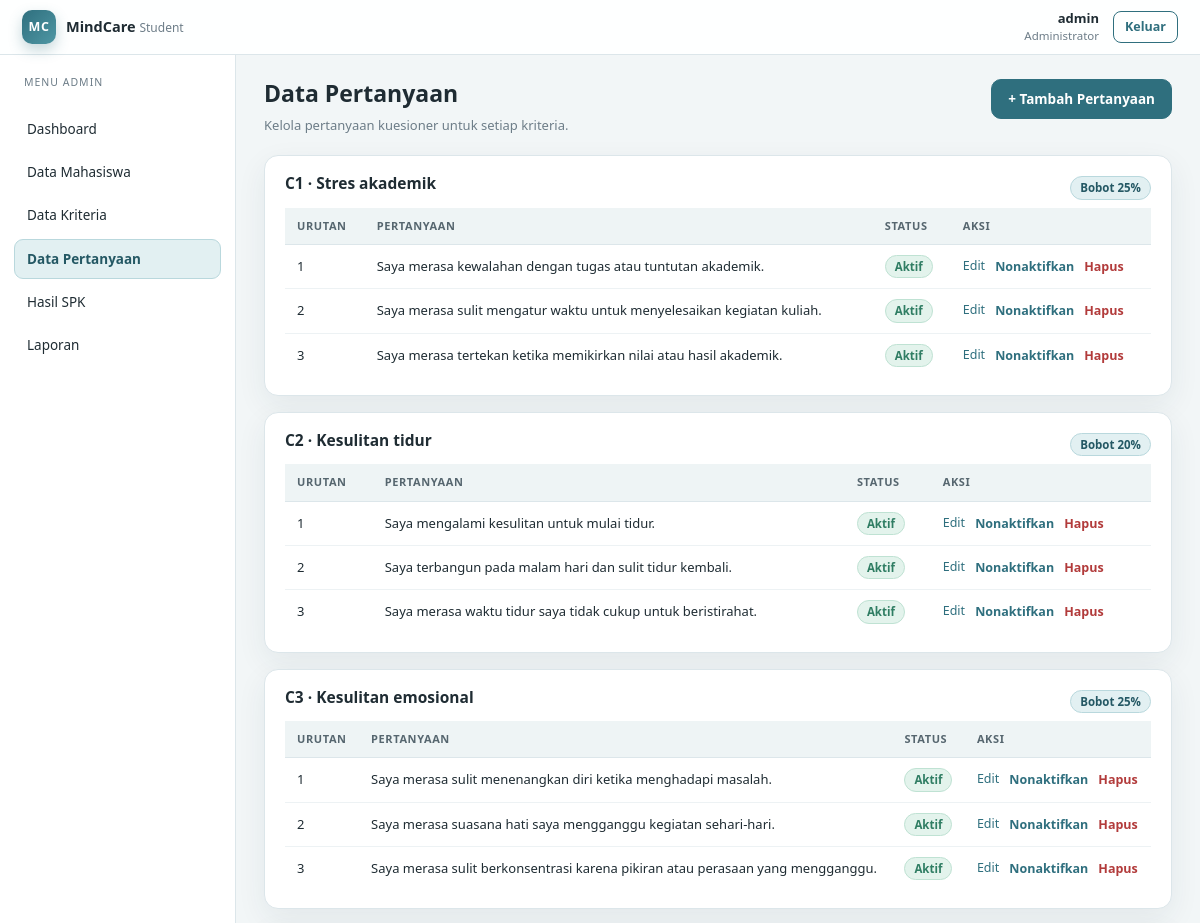
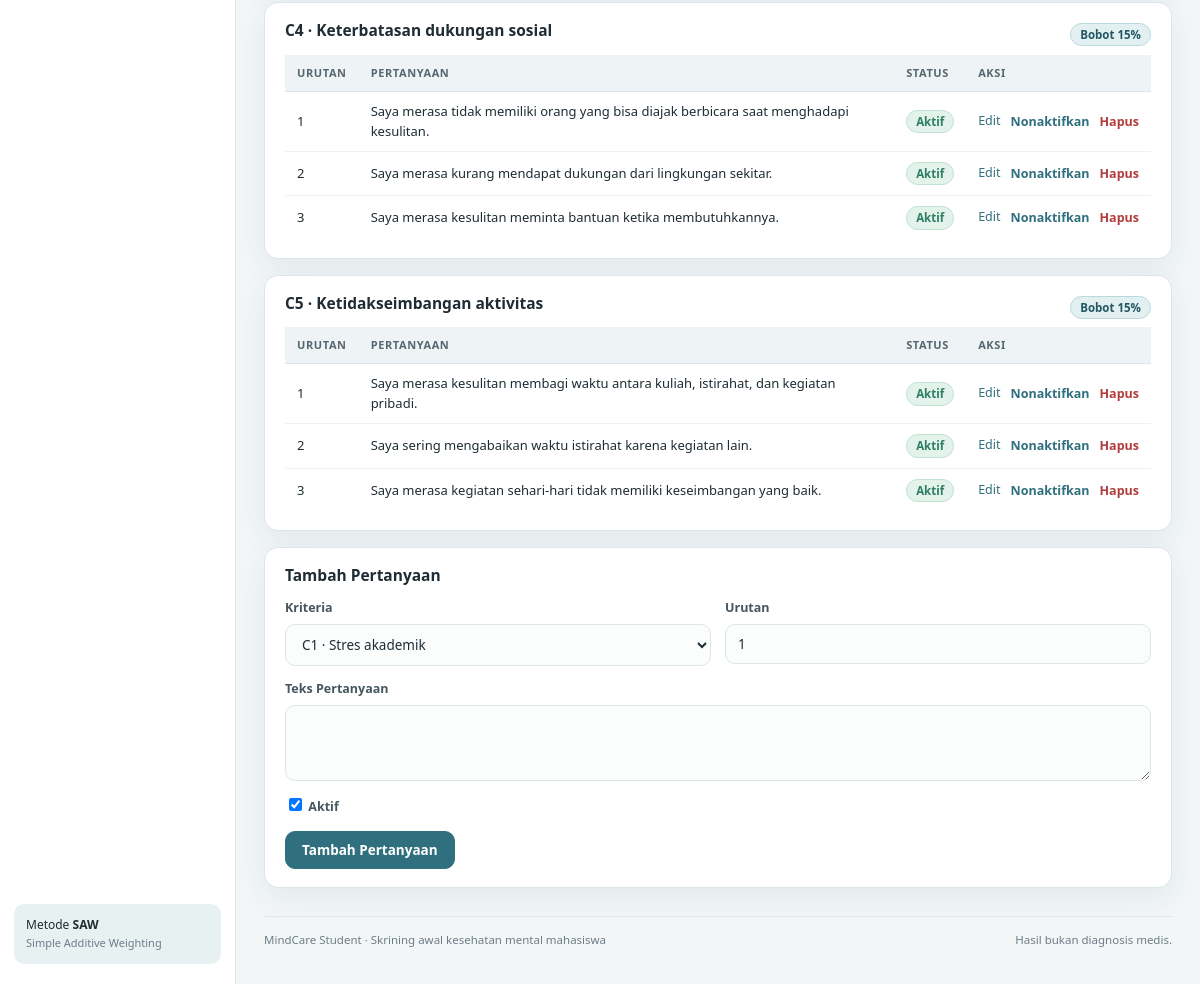
The app's page /admin/pertanyaan.php (signed in) with its own data (2 pictures, top to bottom).
### tables this page shows
CREATE TABLE pertanyaan (
    id INT AUTO_INCREMENT PRIMARY KEY,
    kriteria_id INT NOT NULL,
    pertanyaan TEXT NOT NULL,
    urutan TINYINT NOT NULL,
    aktif TINYINT(1) NOT NULL DEFAULT 1,
    FOREIGN KEY (kriteria_id) REFERENCES kriteria(id)
        ON UPDATE CASCADE ON DELETE RESTRICT,
    UNIQUE KEY uq_pertanyaan_urutan (kriteria_id, urutan)
);

CREATE TABLE kriteria (
    id INT AUTO_INCREMENT PRIMARY KEY,
    kode VARCHAR(5) NOT NULL UNIQUE,
    nama_kriteria VARCHAR(100) NOT NULL,
    bobot DECIMAL(5,4) NOT NULL,
    jenis ENUM('benefit','cost') NOT NULL DEFAULT 'benefit',
    keterangan VARCHAR(255)
);

### includes/functions.php (called while the page is built, shortened)
<?php
function base_url(string $path = ''): string
{
    static $root = null;
    if ($root === null) {
        $script = str_replace('\\', '/', $_SERVER['SCRIPT_NAME'] ?? '/index.php');
        $script = preg_replace('#/(admin|mahasiswa)/[^/]+$#', '', $script) ?? $script;
        $script = preg_replace('#/index\.php$#', '', $script) ?? $script;
        $root = rtrim($script, '/');
    }
    return $root . '/' . ltrim($path, '/');
}
function e($value): string
{
    return htmlspecialchars((string) $value, ENT_QUOTES, 'UTF-8');
}
function pct($value, int $decimals = 2): string
{
    return number_format(((float) $value) * 100, $decimals, ',', '.') . '%';
}

### admin/pertanyaan.php (the view, shortened to what this page needs)
<?php
$pdo = db();
$edit = null;
$kriteriaList = $pdo->query('SELECT * FROM kriteria ORDER BY id')->fetchAll();
$questions = $pdo->query(
    'SELECT q.*, k.kode, k.nama_kriteria, k.bobot
     FROM pertanyaan q
     JOIN kriteria k ON k.id = q.kriteria_id
     ORDER BY k.id, q.urutan'
)->fetchAll();
$groups = [];
foreach ($questions as $question) {
    $groups[$question['kode']][] = $question;
}
require __DIR__ . '/../includes/header.php';
?>
<div class="page-head">
    <div>
        <h1>Data Pertanyaan</h1>
        <p>Kelola pertanyaan kuesioner untuk setiap kriteria.</p>
    </div>
    <a class="btn" href="<?= e(base_url('admin/pertanyaan.php')) ?>">+ Tambah Pertanyaan</a>
</div>
<?php foreach ($groups as $kode => $items): ?>
    <div class="card mb-2">
        <div class="criteria-head">
            <h3><?= e($kode) ?> · <?= e($items[0]['nama_kriteria']) ?></h3>
            <span class="badge brand">Bobot <?= e(pct($items[0]['bobot'], 0)) ?></span>
        </div>
        <div class="table-wrap">
            <table class="table">
                <thead><tr><th>Urutan</th><th>Pertanyaan</th><th>Status</th><th>Aksi</th></tr></thead>
                <tbody>
                    <?php foreach ($items as $row): ?>
                        <tr>
                            <td><?= e((string) $row['urutan']) ?></td>
                            <td><?= e($row['pertanyaan']) ?></td>
                            <td>
                                <span class="badge <?= $row['aktif'] ? 'ok' : '' ?>">
                                    <?= $row['aktif'] ? 'Aktif' : 'Nonaktif' ?>
                                </span>
                            </td>
                            <td>
                                <div class="table-actions">
                                    <a href="<?= e(base_url('admin/pertanyaan.php?edit=' . (int) $row['id'])) ?>">Edit</a>
                                    <form class="inline-form" method="post" action="<?= e(base_url('admin/pertanyaan.php')) ?>">
                                        <button class="btn btn-ghost btn-sm" type="submit" style="padding:0; border:0; background:none;"><?= $row['aktif'] ? 'Nonaktifkan' : 'Aktifkan' ?></button>
                                    </form>
                                    <form class="inline-form" method="post" action="<?= e(base_url('admin/pertanyaan.php')) ?>" data-confirm="Hapus pertanyaan ini?">
                                        <button class="btn btn-ghost btn-sm" type="submit" style="color:var(--danger); padding:0; border:0; background:none;">Hapus</button>
                                    </form>
                                </div>
                            </td>
                        </tr>
                    <?php endforeach; ?>
                </tbody>
            </table>
        </div>
    </div>
<?php endforeach; ?>
<div class="card">
    <div class="card-head">
        <h3><?= $edit ? 'Edit Pertanyaan' : 'Tambah Pertanyaan' ?></h3>
    </div>
    <form method="post" action="<?= e(base_url('admin/pertanyaan.php')) ?>">
        <div class="form-grid">
            <div class="field">
                <label for="kriteria_id">Kriteria</label>
                <select id="kriteria_id" name="kriteria_id" required>
                    <?php foreach ($kriteriaList as $kriteria): ?>
                        <option value="<?= e((string) $kriteria['id']) ?>"
                            <?= (int) ($edit['kriteria_id'] ?? 0) === (int) $kriteria['id'] ? 'selected' : '' ?>>
                            <?= e($kriteria['kode']) ?> · <?= e($kriteria['nama_kriteria']) ?>
                        </option>
                    <?php endforeach; ?>
                </select>
            </div>
            <div class="field">
                <label for="urutan">Urutan</label>
                <input id="urutan" name="urutan" type="number" min="1" required value="<?= e($edit['urutan'] ?? '1') ?>">
            </div>
        </div>
        <div class="field">
            <label for="pertanyaan">Teks Pertanyaan</label>
            <textarea id="pertanyaan" name="pertanyaan" rows="3" required><?= e($edit['pertanyaan'] ?? '') ?></textarea>
        </div>
        <div class="field">
            <label>
                <input type="checkbox" name="aktif" value="1" <?= !$edit || $edit['aktif'] ? 'checked' : '' ?>>
                Aktif
            </label>
        </div>
        <div class="form-actions">
            <button class="btn" type="submit"><?= $edit ? 'Simpan Perubahan' : 'Tambah Pertanyaan' ?></button>
        </div>
    </form>
</div>
<?php require __DIR__ . '/../includes/footer.php'; ?>

### assets/css/app.css (style rules this page uses)
:root { --bg: #f2f6f7; --panel: #ffffff; --ink: #1f2c33; --muted: #6d7d88; --line: #dce6ea; --soft: #e8f1f2; --brand: #2f6f7e; --brand-dark: #245864; --brand-soft: #e2f0f2; --ok: #2f7d63; --ok-soft: #e3f3ec; --warn: #ad6a2c; --warn-soft: #fbeee1; --danger: #b23b3b; --danger-soft: #fbe8e8; --shadow: 0 10px 30px rgba(24, 58, 66, .07); --radius: 14px; }
* { box-sizing: border-box; }
html, body { margin: 0; padding: 0; }
body { font-family: "Segoe UI", system-ui, -apple-system, Tahoma, sans-serif; background: var(--bg); color: var(--ink); font-size: 14.5px; line-height: 1.5; -webkit-font-smoothing: antialiased; }
a { color: var(--brand); text-decoration: none; }
h1, h2, h3, h4 { margin: 0 0 8px; line-height: 1.25; }
h1 { font-size: 23px; }
h3 { font-size: 15.5px; }
p { margin: 0 0 10px; }
.brand { display: inline-flex; align-items: center; gap: 10px; color: var(--ink); font-weight: 700; }
.page-head { display: flex; align-items: flex-start; justify-content: space-between; gap: 18px; flex-wrap: wrap; margin-bottom: 20px; }
.page-head p { color: var(--muted); margin: 0; font-size: 13px; }
.card { background: var(--panel); border: 1px solid var(--line); border-radius: var(--radius); padding: 18px 20px; box-shadow: var(--shadow); }
.card + .card { margin-top: 16px; }
.card-head { display: flex; align-items: center; justify-content: space-between; gap: 12px; margin-bottom: 14px; }
.card-head h3 { margin: 0; }
.btn { display: inline-flex; align-items: center; justify-content: center; gap: 7px; padding: 9px 16px; border-radius: 10px; border: 1px solid var(--brand); background: var(--brand); color: #fff; font-size: 13.5px; font-weight: 600; cursor: pointer; font-family: inherit; transition: background .15s ease, transform .05s ease; }
.btn-ghost { background: transparent; color: var(--brand); }
.btn-sm { padding: 6px 11px; font-size: 12.5px; border-radius: 8px; }
.form-grid { display: grid; grid-template-columns: repeat(2, minmax(0, 1fr)); gap: 14px; }
.field { display: flex; flex-direction: column; gap: 6px; margin-bottom: 14px; }
.field label { font-size: 12.5px; font-weight: 600; color: #45565f; }
input[type="text"], input[type="password"], input[type="email"], input[type="number"], input[type="search"], input[type="date"], select, textarea, .input { width: 100%; padding: 10px 12px; border: 1px solid var(--line); border-radius: 10px; background: #fbfdfd; font-family: inherit; font-size: 13.5px; color: var(--ink); transition: border-color .15s ease, box-shadow .15s ease; }
textarea { resize: vertical; min-height: 70px; }
.form-actions { display: flex; gap: 9px; flex-wrap: wrap; margin-top: 6px; }
.inline-form { display: inline; }
.table-wrap { width: 100%; overflow-x: auto; }
table.table { width: 100%; border-collapse: collapse; font-size: 13px; }
table.table th { text-align: left; padding: 10px 12px; background: #eef4f5; color: #56666f; font-size: 11px; text-transform: uppercase; letter-spacing: .6px; border-bottom: 1px solid var(--line); white-space: nowrap; }
table.table td { padding: 10px 12px; border-bottom: 1px solid #edf2f4; vertical-align: middle; }
table.table tbody tr:last-child td { border-bottom: none; }
.table-actions { display: flex; gap: 10px; white-space: nowrap; }
.table-actions a { font-size: 12.5px; }
.badge { display: inline-flex; align-items: center; padding: 2px 9px; border-radius: 999px; font-size: 11.5px; font-weight: 600; background: var(--soft); border: 1px solid var(--line); color: #4b5d66; white-space: nowrap; }
.badge.ok { background: var(--ok-soft); border-color: #bfe2d3; color: var(--ok); }
.badge.brand { background: var(--brand-soft); border-color: #b9d8dd; color: var(--brand-dark); }
.criteria-head { display: flex; align-items: center; justify-content: space-between; gap: 10px; margin-bottom: 6px; }
.mb-2 { margin-bottom: 16px; }

### records on screen
pertanyaan: kode "C1", kriteria.nama_kriteria "Stres akademik", kriteria.bobot "25%", urutan "1", pertanyaan "Saya merasa kewalahan dengan tugas atau tuntutan akademik.", aktif "Aktif"
pertanyaan: urutan "2", pertanyaan "Saya merasa sulit mengatur waktu untuk menyelesaikan kegiatan kuliah.", aktif "Aktif"
pertanyaan: urutan "3", pertanyaan "Saya merasa tertekan ketika memikirkan nilai atau hasil akademik.", aktif "Aktif"
pertanyaan: kode "C2", kriteria.nama_kriteria "Kesulitan tidur", kriteria.bobot "20%", urutan "1", pertanyaan "Saya mengalami kesulitan untuk mulai tidur.", aktif "Aktif"
pertanyaan: urutan "2", pertanyaan "Saya terbangun pada malam hari dan sulit tidur kembali.", aktif "Aktif"
pertanyaan: urutan "3", pertanyaan "Saya merasa waktu tidur saya tidak cukup untuk beristirahat.", aktif "Aktif"
pertanyaan: kode "C3", kriteria.nama_kriteria "Kesulitan emosional", kriteria.bobot "25%", urutan "1", pertanyaan "Saya merasa sulit menenangkan diri ketika menghadapi masalah.", aktif "Aktif"
pertanyaan: urutan "2", pertanyaan "Saya merasa suasana hati saya mengganggu kegiatan sehari-hari.", aktif "Aktif"
pertanyaan: urutan "3", pertanyaan "Saya merasa sulit berkonsentrasi karena pikiran atau perasaan yang mengganggu.", aktif "Aktif"
pertanyaan: kode "C4", kriteria.nama_kriteria "Keterbatasan dukungan sosial", kriteria.bobot "15%", urutan "1", pertanyaan "Saya merasa tidak memiliki orang yang bisa diajak berbicara saat menghadapi kesulitan.", aktif "Aktif"
pertanyaan: urutan "2", pertanyaan "Saya merasa kurang mendapat dukungan dari lingkungan sekitar.", aktif "Aktif"
pertanyaan: urutan "3", pertanyaan "Saya merasa kesulitan meminta bantuan ketika membutuhkannya.", aktif "Aktif"
pertanyaan: kode "C5", kriteria.nama_kriteria "Ketidakseimbangan aktivitas", kriteria.bobot "15%", urutan "1", pertanyaan "Saya merasa kesulitan membagi waktu antara kuliah, istirahat, dan kegiatan pribadi.", aktif "Aktif"
pertanyaan: urutan "2", pertanyaan "Saya sering mengabaikan waktu istirahat karena kegiatan lain.", aktif "Aktif"
pertanyaan: urutan "3", pertanyaan "Saya merasa kegiatan sehari-hari tidak memiliki keseimbangan yang baik.", aktif "Aktif"

### other values on screen
$mhs['nama'] "admin"
$role === 'admin' ? 'Administrator' : ($mhs['nim'] ?? 'Mahasiswa') "Administrator"
$item['label'] "Dashboard"
$item['label'] "Data Mahasiswa"
$item['label'] "Data Kriteria"
$item['label'] "Data Pertanyaan"
$item['label'] "Hasil SPK"
$item['label'] "Laporan"
form field kriteria_id "C1 · Stres akademik"
